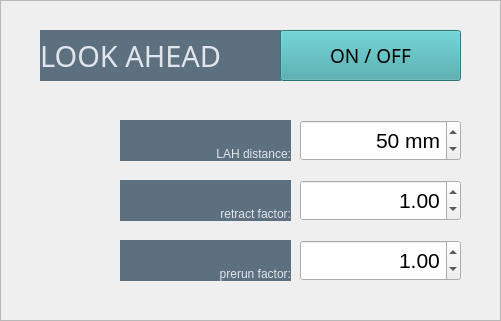
     <widget class="QFrame" name="LAH_frame">
      <property name="geometry">
       <rect>
        <x>1390</x>
        <y>20</y>
        <width>501</width>
        <height>321</height>
       </rect>
      </property>
      <property name="frameShape">
       <enum>QFrame::StyledPanel</enum>
      </property>
      <property name="frameShadow">
       <enum>QFrame::Raised</enum>
      </property>
      <widget class="QLabel" name="LAH_0_frameLabel">
       <property name="geometry">
        <rect>
         <x>40</x>
         <y>30</y>
         <width>241</width>
         <height>51</height>
        </rect>
       </property>
       <property name="font">
        <font>
         <family>Bahnschrift</family>
         <pointsize>22</pointsize>
        </font>
       </property>
       <property name="styleSheet">
        <string notr="true">border: 0px;
font-size: 22pt;
padding: 0px;
background-color: #5D707F;
color: #E1E5EE;</string>
       </property>
       <property name="text">
        <string>LOOK AHEAD</string>
       </property>
       <property name="alignment">
        <set>Qt::AlignLeading|Qt::AlignLeft|Qt::AlignVCenter</set>
       </property>
      </widget>
      <widget class="QPushButton" name="LAH_btt_active">
       <property name="geometry">
        <rect>
         <x>280</x>
         <y>30</y>
         <width>181</width>
         <height>51</height>
        </rect>
       </property>
       <property name="font">
        <font>
         <family>Bahnschrift</family>
         <pointsize>14</pointsize>
         <kerning>true</kerning>
        </font>
       </property>
       <property name="styleSheet">
        <string notr="true">QPushButton {
	background-color: #40a6a8;
}

QPushButton:checked {
	background-color: #61fcff;
}

QPushButton:hover {
	border: 2px solid #abfbff;
}

QPushButton:checked:hover {
	border: 2px solid #40a6a8;
}</string>
       </property>
       <property name="text">
        <string>ON / OFF</string>
       </property>
       <property name="checkable">
        <bool>true</bool>
       </property>
       <property name="checked">
        <bool>false</bool>
       </property>
      </widget>
      <widget class="QSpinBox" name="LAH_num_distance">
       <property name="geometry">
        <rect>
         <x>300</x>
         <y>120</y>
         <width>161</width>
         <height>41</height>
        </rect>
       </property>
       <property name="styleSheet">
        <string notr="true">font-size: 16pt;</string>
       </property>
       <property name="alignment">
        <set>Qt::AlignRight|Qt::AlignTrailing|Qt::AlignVCenter</set>
       </property>
       <property name="suffix">
        <string> mm</string>
       </property>
       <property name="minimum">
        <number>0</number>
       </property>
       <property name="maximum">
        <number>1000</number>
       </property>
       <property name="singleStep">
        <number>10</number>
       </property>
       <property name="value">
        <number>50</number>
       </property>
      </widget>
      <widget class="QLabel" name="LAH_lbl_distance">
       <property name="geometry">
        <rect>
         <x>120</x>
         <y>120</y>
         <width>171</width>
         <height>41</height>
        </rect>
       </property>
       <property name="styleSheet">
        <string notr="true">border: 0px;
background-color: #5D707F;
color: #E1E5EE;</string>
       </property>
       <property name="text">
        <string>LAH distance:</string>
       </property>
       <property name="alignment">
        <set>Qt::AlignBottom|Qt::AlignRight|Qt::AlignTrailing</set>
       </property>
      </widget>
      <widget class="QLabel" name="LAH_lbl_retractFactor">
       <property name="geometry">
        <rect>
         <x>120</x>
         <y>180</y>
         <width>171</width>
         <height>41</height>
        </rect>
       </property>
       <property name="styleSheet">
        <string notr="true">border: 0px;
background-color: #5D707F;
color: #E1E5EE;</string>
       </property>
       <property name="text">
        <string>retract factor:</string>
       </property>
       <property name="alignment">
        <set>Qt::AlignBottom|Qt::AlignRight|Qt::AlignTrailing</set>
       </property>
      </widget>
      <widget class="QDoubleSpinBox" name="LAH_float_retractFactor">
       <property name="geometry">
        <rect>
         <x>300</x>
         <y>180</y>
         <width>161</width>
         <height>41</height>
        </rect>
       </property>
       <property name="styleSheet">
        <string notr="true">font-size: 16pt;</string>
       </property>
       <property name="alignment">
        <set>Qt::AlignRight|Qt::AlignTrailing|Qt::AlignVCenter</set>
       </property>
       <property name="maximum">
        <double>10.000000000000000</double>
       </property>
       <property name="singleStep">
        <double>0.100000000000000</double>
       </property>
       <property name="value">
        <double>1.000000000000000</double>
       </property>
      </widget>
      <widget class="QLabel" name="LAH_lbl_prerunFactor">
       <property name="geometry">
        <rect>
         <x>120</x>
         <y>240</y>
         <width>171</width>
         <height>41</height>
        </rect>
       </property>
       <property name="styleSheet">
        <string notr="true">border: 0px;
background-color: #5D707F;
color: #E1E5EE;</string>
       </property>
       <property name="text">
        <string>prerun factor:</string>
       </property>
       <property name="alignment">
        <set>Qt::AlignBottom|Qt::AlignRight|Qt::AlignTrailing</set>
       </property>
      </widget>
      <widget class="QDoubleSpinBox" name="LAH_float_prerunFactor">
       <property name="geometry">
        <rect>
         <x>300</x>
         <y>240</y>
         <width>161</width>
         <height>41</height>
        </rect>
       </property>
       <property name="styleSheet">
        <string notr="true">font-size: 16pt;</string>
       </property>
       <property name="alignment">
        <set>Qt::AlignRight|Qt::AlignTrailing|Qt::AlignVCenter</set>
       </property>
       <property name="maximum">
        <double>10.000000000000000</double>
       </property>
       <property name="singleStep">
        <double>0.100000000000000</double>
       </property>
       <property name="value">
        <double>1.000000000000000</double>
       </property>
      </widget>
     </widget>
